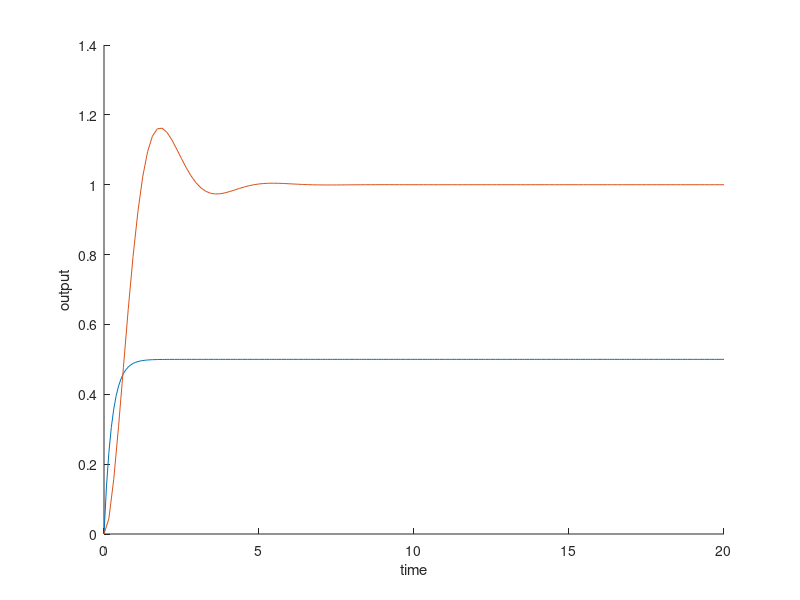

Reproduce this figure in MATLAB. (Note: this script raises an error after producing the figure.)
%% init
close all
clear

%% Simple y = f(x) ploting, linear scale
% multiple steps
G1 = tf(2, [1, 4]);
G2 = tf(2, [0.5, 1, 2]);

[y1, t1] = step(G1, 20);
[y2, t2] = step(G2, 20);

path = '../';
figure
hold on
plot(t1, y1);
plot(t2, y2);
% rasters = {'png', 'bmp', 'jpg', 'tikz'};
rasters = {'pdf'};
xlabel('time')
ylabel('output')
f = get(gcf);
% return
for k = 1:1:length(rasters)
    f2p('step', 'Xlim', [0, 15], 'Ylim', [0, 5], 'Ytol', 0.2, 'Xtol', 0.2,...
        'extension', rasters{k}, 'Path', path, 'dpi', 120, 'papersize', [15, 10], 'Xsplit', 4)
end

%% Log-scale plots

x = logspace(-1, 1, 1000);
y = exp(x);

figure
hold on
loglog(x, y)
loglog(0.05, 100, 'bo')
loglog(5, 100, 'bo')
f2p('log', 'xscale', 'log', 'xlim', [-2, 2], 'Xtol', 0.0, 'Ytol', 1,...
    'yscale', 'log', 'Ylim', [-1, 7], 'Xsplit', 2,'Ysplit', 7, 'extension', 'pdf')
f = get(gcf);

%%
close all
% figure
% hold on
x = 0:0.01:3;

semilogy(x, 10.^x)
hold on
semilogy(2, 10^(2*1.4), 'bo')
semilogy(2, 10^(2*0.6), 'ro')